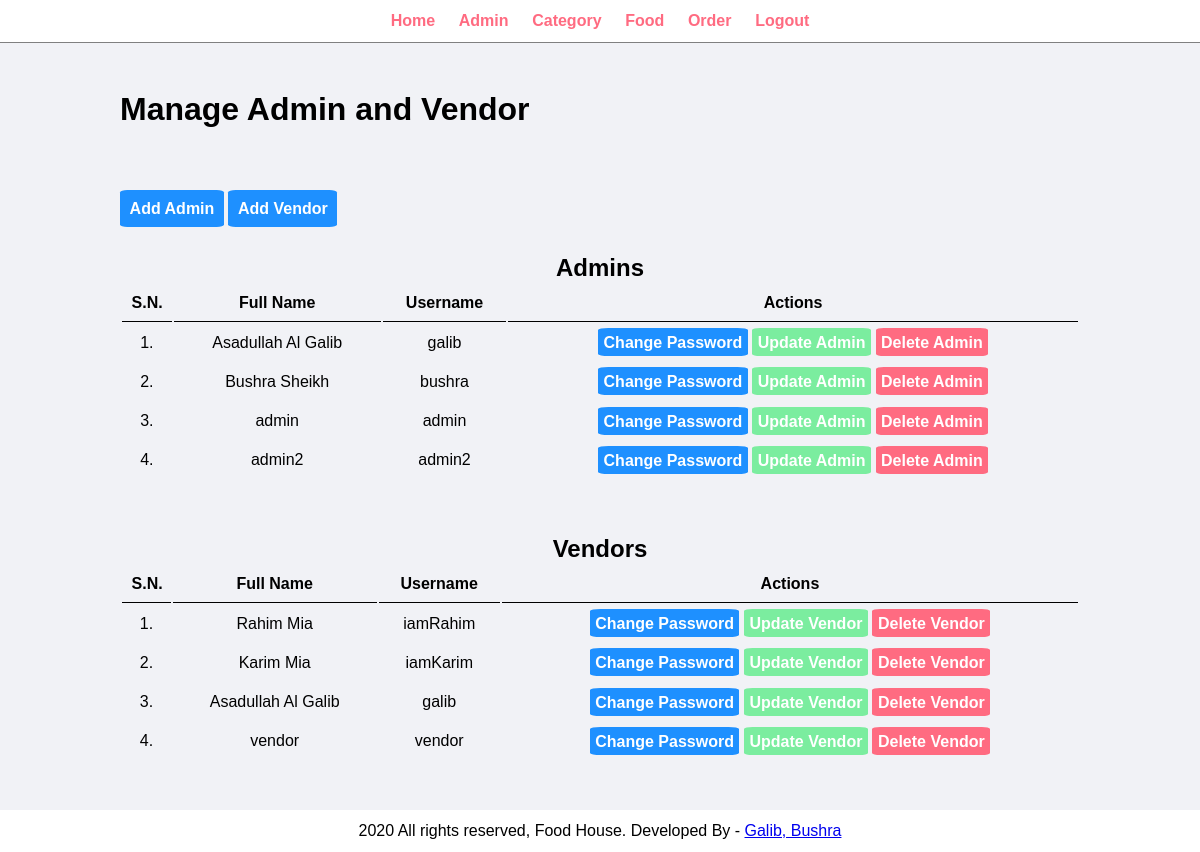
The page /admin/manage-admin.php (signed in) on the database its author committed.
### tables this page shows
CREATE TABLE `tbl_vendor` (
  `id` int(10) UNSIGNED NOT NULL,
  `full_name` varchar(100) NOT NULL,
  `username` varchar(100) NOT NULL,
  `password` varchar(255) NOT NULL
);

### admin/manage-admin.php (the view, shortened to what this page needs)
<link rel="stylesheet" type="text/css" href="../css/admin.css">
<?php include('partials/menu.php'); ?>
        <div class="main-content">
            <div class="wrapper">
                <h1>Manage Admin and Vendor</h1>
                <br />
                <br><br><br>
                <a href="add-admin.php" class="btn-primary">Add Admin</a>
                <a href="add-vendor.php" class="btn-primary">Add Vendor</a>
                <br /><br /><br />
                <table class="tbl-full">
                    <figcaption class="text-center"><h2>Admins</h2></figcaption>
                    <tr class="text-center">
                        <th>S.N.</th>
                        <th>Full Name</th>
                        <th>Username</th>
                        <th>Actions</th>
                    </tr>
                    <?php
                        $sql = "SELECT * FROM tbl_admin";
                        $res = mysqli_query($conn, $sql);
                        if($res==TRUE)
                        {
                            $count = mysqli_num_rows($res);
                            $sn=1;
                            if($count>0)
                            {
                                while($rows=mysqli_fetch_assoc($res))
                                {
                                    $id=$rows['id'];
                                    $full_name=$rows['full_name'];
                                    $username=$rows['username'];
                                    ?>
                                    <tr class="text-center">
                                        <td><?php echo $sn++; ?>. </td>
                                        <td><?php echo $full_name; ?></td>
                                        <td><?php echo $username; ?></td>
                                        <td>
                                            <a href="<?php echo SITEURL; ?>admin/update-password.php?id=<?php echo $id; ?>" class="btn-primary">Change Password</a>
                                            <a href="<?php echo SITEURL; ?>admin/update-admin.php?id=<?php echo $id; ?>" class="btn-secondary">Update Admin</a>
                                            <a href="<?php echo SITEURL; ?>admin/delete-admin.php?id=<?php echo $id; ?>" class="btn-danger">Delete Admin</a>
                                        </td>
                                    </tr>
                                    <?php
                                }
                            }
                            else
                            {
                            }
                        }
                    ?>
                </table>
                <br /><br /><br />
                <table class="tbl-full">
                    <figcaption class="text-center"><h2>Vendors</h2></figcaption>
                    <tr class="text-center">
                        <th>S.N.</th>
                        <th>Full Name</th>
                        <th>Username</th>
                        <th>Actions</th>
                    </tr>
                    <?php
                        $sql = "SELECT * FROM tbl_vendor";
                        $res = mysqli_query($conn, $sql);
                        if($res==TRUE)
                        {
                            $count = mysqli_num_rows($res);
                            $sn=1;
                            if($count>0)
                            {
                                while($rows=mysqli_fetch_assoc($res))
                                {
                                    $id=$rows['id'];
                                    $full_name=$rows['full_name'];
                                    $username=$rows['username'];
                                    ?>
                                    <tr class="text-center">
                                        <td><?php echo $sn++; ?>. </td>
                                        <td><?php echo $full_name; ?></td>
                                        <td><?php echo $username; ?></td>
                                        <td>
                                            <a href="<?php echo SITEURL;?>admin/update-passwordV.php?id=<?php echo $id; ?>" class="btn-primary">Change Password</a>
                                            <a href="<?php echo SITEURL;?>admin/update-vendor.php?id=<?php echo $id; ?>" class="btn-secondary">Update Vendor</a>
                                            <a href="<?php echo SITEURL;?>admin/delete-vendor.php?id=<?php echo $id; ?>" class="btn-danger">Delete Vendor</a>
                                        </td>
                                    </tr>
                                    <?php
                                }
                            }
                            else
                            {
                            }
                        }
                    ?>
                </table>
            </div>
        </div>
<?php include('partials/footer.php'); ?>

### css/admin.css (style rules this page uses)
* { margin: 0; padding: 0; font-family: Arial, Helvetica, sans-serif; }
.wrapper { padding: 1%; width: 80%; margin: 0 auto; }
.text-center { text-align: center; }
.main-content { padding: 3% 0; background-color: #f1f2f6; }
.tbl-full { width: 100%; }
table tr th { border-bottom: 1px solid black; padding: 1%; }
table tr td { padding: 1%; }
.btn-primary { background-color: #1e90ff; padding: 1%; color: white; text-decoration: none; font-weight: bold; border-radius: 7%; }
.btn-secondary { background-color: #7bed9f; padding: 1%; color: white; text-decoration: none; font-weight: bold; border-radius: 7%; }
.btn-danger { background-color: #ff6b81; padding: 1%; color: white; text-decoration: none; font-weight: bold; border-radius: 7%; }

### rows shown on the page
tbl_vendor: full_name "Rahim Mia", username "iamRahim"
tbl_vendor: full_name "Karim Mia", username "iamKarim"
tbl_vendor: full_name "Asadullah Al Galib", username "galib"
tbl_vendor: full_name "vendor", username "vendor"

### other values the page prints
$full_name "Asadullah Al Galib"
$username "galib"
$full_name "Bushra Sheikh"
$username "bushra"
$full_name "admin"
$username "admin"
$full_name "admin2"
$username "admin2"
